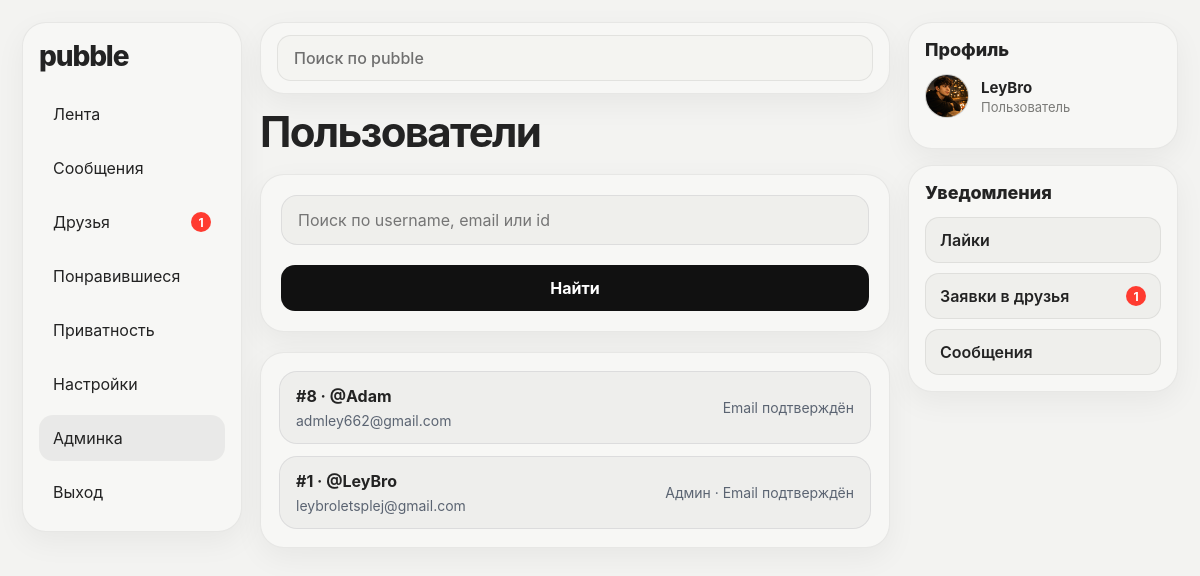
Page /admin/users (signed in) on the committed database.
### tables this page shows
CREATE TABLE users (
            id INTEGER PRIMARY KEY AUTOINCREMENT,
            username TEXT NOT NULL UNIQUE,
            email TEXT NOT NULL UNIQUE,
            password TEXT NOT NULL,
            created_at TIMESTAMP DEFAULT CURRENT_TIMESTAMP
        , bio TEXT DEFAULT '', avatar_url TEXT DEFAULT '', message_privacy TEXT DEFAULT 'everyone', is_profile_private INTEGER DEFAULT 0, hide_posts INTEGER DEFAULT 0, hide_profile_photos INTEGER DEFAULT 0, email_verified INTEGER DEFAULT 0, email_verification_code TEXT DEFAULT '', password_reset_code TEXT DEFAULT '', password_reset_expires TEXT DEFAULT '', posts_visibility TEXT DEFAULT 'everyone', photos_visibility TEXT DEFAULT 'everyone', last_seen_at TIMESTAMP, is_banned INTEGER DEFAULT 0, ban_reason TEXT DEFAULT '', banned_at TIMESTAMP, is_admin INTEGER DEFAULT 0, is_moderator INTEGER DEFAULT 0);

### app.py (the view)
@app.route("/admin/users")
@admin_required
def admin_users():
    query = request.args.get("q", "").strip()
    with get_db_connection() as conn:
        if query:
            users = conn.execute("""
                SELECT *
                FROM users
                WHERE username LIKE ?
                   OR email LIKE ?
                   OR CAST(id AS TEXT) LIKE ?
                ORDER BY created_at DESC
            """, (f"%{query}%", f"%{query}%", f"%{query}%")).fetchall()
        else:
            users = conn.execute("""
                SELECT *
                FROM users
                ORDER BY created_at DESC
                LIMIT 100
            """).fetchall()
    return render_template("admin_users.html", users=users, query=query)

### app.py (called while the page is built)
def update_last_seen(user_id):
    if not user_id:
        return
    with get_db_connection() as conn:
        conn.execute("""
            UPDATE users
            SET last_seen_at = CURRENT_TIMESTAMP
            WHERE id = ?
        """, (user_id,))
        conn.commit()

def admin_required(view_func):
    @wraps(view_func)
    def wrapper(*args, **kwargs):
        if not session.get("user_id"):
            flash("Сначала войди в аккаунт")
            return redirect(url_for("login"))
        with get_db_connection() as conn:
            if not is_admin_user(conn, session["user_id"]):
                flash("Доступ запрещён")
                return redirect(url_for("index"))
        return view_func(*args, **kwargs)
    return wrapper

def get_db_connection():
    conn = sqlite3.connect(DATABASE, timeout=10)
    conn.row_factory = sqlite3.Row
    return conn

def is_admin_user(conn, user_id):
    if not user_id:
        return False
    user = conn.execute(
        "SELECT is_admin FROM users WHERE id = ?",
        (user_id,)
    ).fetchone()
    return bool(user and "is_admin" in user.keys() and user["is_admin"] == 1)

def is_moderator_user(conn, user_id):
    if not user_id:
        return False
    user = conn.execute(
        "SELECT is_moderator FROM users WHERE id = ?",
        (user_id,)
    ).fetchone()
    return bool(user and "is_moderator" in user.keys() and user["is_moderator"] == 1)

@app.before_request
def chek_maintenance():
    if MAINTENANCE_MODE:
        return "Сайт на техническом обслуживании.", 503

@app.before_request
def before_request_handler():
    if session.get("user_id"):
        update_last_seen(session["user_id"])

### templates/admin_users.html (shortened to what this page needs)
{% extends "base.html" %}
{% block content %}
<div class="page-top">
    <h1>Пользователи</h1>
</div>
<form class="form" method="GET" action="/admin/users">
    <input type="text" name="q" placeholder="Поиск по username, email или id" value="{{ query }}">
    <button type="submit">Найти</button>
</form>
<div class="admin-table-card">
    {% if users %}
        <div class="admin-user-list">
            {% for user in users %}
                <a class="admin-user-row" href="/admin/user/{{ user.id }}">
                    <div class="admin-user-main">
                        <strong>#{{ user.id }} · @{{ user.username }}</strong>
                        <div class="admin-user-meta">{{ user.email }}</div>
                    </div>
                    <div class="admin-user-meta">
                        {% if user.is_admin == 1 %}Админ · {% endif %}
                        {% if user.email_verified == 1 %}Email подтверждён{% else %}Email не подтверждён{% endif %}
                    </div>
                </a>
            {% endfor %}
        </div>
    {% else %}
        <div class="empty-state">Ничего не найдено</div>
    {% endif %}
</div>
{% endblock %}

### templates/base.html (shortened to what this page needs)
{% set current_theme = session.get('theme', 'light') %}
{% set is_auth_page = request.path in ['/login', '/register', '/forgot-password'] %}
{% set is_chat_page = request.path.startswith('/messages/') %}
{% set is_logged_in = session.get('user_id') %}
<!DOCTYPE html>
<html lang="ru" data-theme="{{ current_theme }}">
<head>
    <link rel="stylesheet" href="{{ url_for('static', filename='style.css') }}">
</head>
<body class="{% if is_chat_page %}chat-body{% endif %}">
    {% if is_logged_in and not is_auth_page and not is_chat_page %}
        <div class="desktop-shell">
            <aside class="desktop-sidebar">
                <div class="desktop-sidebar-card">
                    <a class="desktop-logo" href="/">pubble</a>
                    <nav class="desktop-nav">
                        <a href="/" class="desktop-nav-link {% if request.path == '/' and request.args.get('tab') != 'popular' %}active{% endif %}">Лента</a>
                        <a href="/messages" class="desktop-nav-link {% if request.path.startswith('/messages') %}active{% endif %}">
                            <span>Сообщения</span>
                        </a>
                        <a href="/friends" class="desktop-nav-link {% if request.path == '/friends' %}active{% endif %}">
                            <span>Друзья</span>
                            {% if friends_notifications > 0 %}
                                <span class="desktop-nav-badge">{{ friends_notifications }}</span>
                            {% endif %}
                        </a>
                        <a href="/liked" class="desktop-nav-link {% if request.path == '/liked' %}active{% endif %}">Понравившиеся</a>
                        <a href="/privacy" class="desktop-nav-link {% if request.path == '/privacy' %}active{% endif %}">Приватность</a>
                        <a href="/settings" class="desktop-nav-link {% if request.path == '/settings' %}active{% endif %}">Настройки</a>
                        {% if is_admin %}
                            <a href="/admin" class="desktop-nav-link {% if request.path.startswith('/admin') %}active{% endif %}">
                                Админка
                            </a>
                        {% endif %}
                        <a href="/logout" class="desktop-nav-link">Выход</a>
                    </nav>
                </div>
            </aside>
            <div class="desktop-main-column">
                <header class="desktop-topbar">
                    <form class="desktop-search" method="GET" action="/search">
                        <input
                            type="text"
                            name="q"
                            placeholder="Поиск по pubble"
                            value="{{ request.args.get('q', '') }}"
                        >
                    </form>
                </header>
                <main class="desktop-content">
    {% else %}
                <main class="page-wrap {% if is_chat_page %}chat-page-wrap{% elif is_auth_page %}auth-clean-wrap{% else %}guest-clean-wrap{% endif %}">
    {% endif %}
                    {% block content %}{% endblock %}
                </main>
    {% if is_logged_in and not is_auth_page and not is_chat_page %}
            </div>
            <aside class="desktop-rightbar">
                <div class="desktop-side-card profile-side-card">
                    <h3 class="desktop-side-title">Профиль</h3>
                    <a class="profile-side-user" href="/profile/{{ session.get('username') }}">
                        <img
                            src="{{ url_for('static', filename=(session.get('avatar_url') or 'default-avatar.jpg')) }}"
                            alt="avatar"
                            class="profile-side-avatar"
                        >
                        <div class="profile-side-meta">
                            <strong>{{ session.get('username') }}</strong>
                            <span>{{ session.get('full_name') or 'Пользователь' }}</span>
                        </div>
                    </a>
                </div>
                <div class="desktop-side-card notifications-side-card">
                    <h3 class="desktop-side-title">Уведомления</h3>
                    <div class="notify-accordion">
                        <button class="notify-accordion-toggle" type="button" data-accordion-target="likesBox">
                            <span>Лайки</span>
                        </button>
                    </div>
                    <div class="notify-accordion">
                        <button class="notify-accordion-toggle" type="button" data-accordion-target="friendsBox">
                            <span>Заявки в друзья</span>
                            {% if friends_notifications > 0 %}
                                <span class="notify-count">{{ friends_notifications }}</span>
                            {% endif %}
                        </button>
                    </div>
                    <div class="notify-accordion">
                        <button class="notify-accordion-toggle" type="button" data-accordion-target="messagesBox">
                            <span>Сообщения</span>
                        </button>
                    </div>
                </div>
            </aside>
        </div>
    {% endif %}
</body>
</html>

### rows in the picture
users: id "8", username "Adam", email "admley662@gmail.com", email_verified "Email подтверждён"
users: id "1", username "LeyBro", email "leybroletsplej@gmail.com", is_admin "Админ ·", email_verified "Email подтверждён", get "LeyBro"

### other values in the picture
{{ friends_notifications }} "1"
{{ session.get('full_name') or 'Пользователь' }} "Пользователь"
